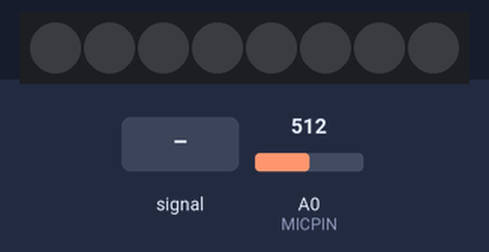
Recording of a sketch running on a simulated ATtiny85, built with avr-gcc and run on an emulated ATtiny85. Shown: 8 RGB LEDs in strip order, left to right. The inputs (shaded band) are chosen by the test bench; at power-on: A0 (MICPIN) = 512.

Above: at 1.2 s.
1.3 s: A0 (MICPIN) fed a 200 Hz sine of ±81 counts around its level
At 1.52 s:
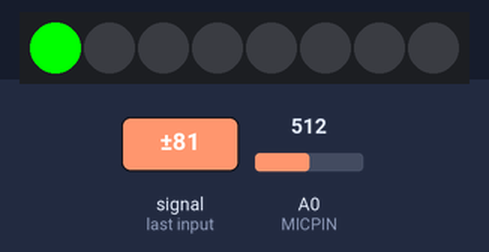
3.2 s: A0 (MICPIN) fed a 1000 Hz sine of ±255 counts around its level
5.3 s: A0 (MICPIN) set to 716
At 6.4 s:
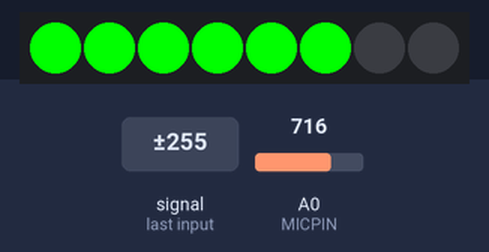
6.8 s: A0 (MICPIN) fed a 2 Hz sine of ±306 counts around its level
At 7.19 s:
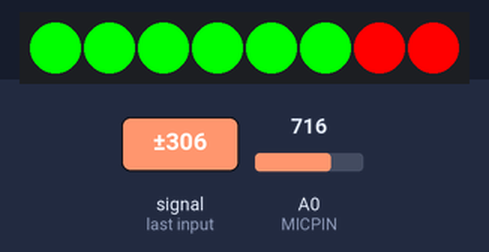
9.8 s: A0 (MICPIN) set to 900
11.3 s: A0 (MICPIN) set to 965
12.8 s: A0 (MICPIN) set to 984
At 14.2 s:
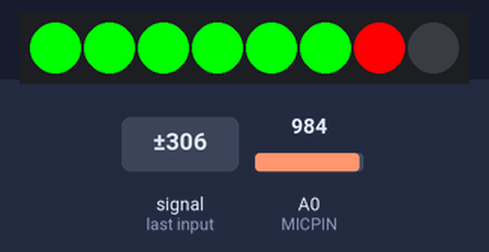
Timing chart, 0 to 15.3 s (numbered marks = the images above; inputs shaded):
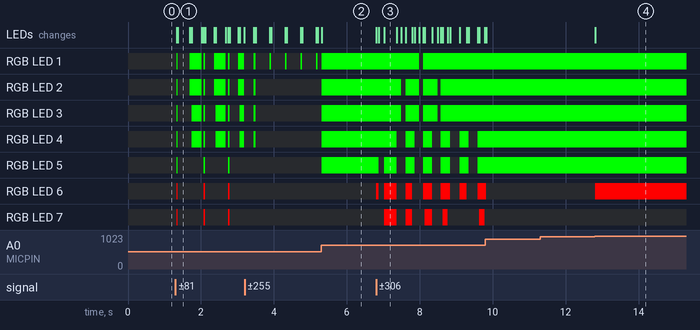

Measured:
- the behaviour switches between 974 and 975 on A0 (MICPIN) (found by bisection; images 3 and 4)
- after the input at 1.3 s, RGB LED 5: alternates RGB(0, 255, 0) for 0.04 s and off for 0.67 s, starting at once; RGB LED 6, RGB LED 7: alternates RGB(255, 0, 0) for 0.04 s and off for 0.67 s, starting at once; the LEDs: first change at once (image 1 shows a later state)
- after the input at 6.8 s, RGB LED 1: RGB(0, 255, 0) → off after 1.2 s, → RGB(0, 255, 0) 0.11 s later; RGB LED 2: alternates RGB(0, 255, 0) for 0.38 s and off for 0.11 s, 6 changes in all, then stays RGB(0, 255, 0), starting after 0.69 s
- after the input at 11.3 s, every drawn part: stays the same
- after the input at 12.8 s, RGB LED 6: off → RGB(255, 0, 0) at once; the LEDs: change at once (image 4)

The sketch:

avr_neopixel_volumebar.ino
```cpp
/*
 attiny85 powered neopixel volume bar

 Requires Adafruit NeoPixel Library: https://github.com/adafruit/Adafruit_NeoPixel
 attiny85: https://www.aliexpress.com/item/Digispark-Kickstarter-USB-Development-Board-for-arduino-NEW/32279051124.html
 DFPlayer Mini: https://www.aliexpress.com/item/DFPlayer-Mini-MP3-Player-Module-for-Arduino/32477796921.html
 Microphone:  https://www.aliexpress.com/item/Wholesale-Sound-Detection-Sensor-Module-Sound-Sensor-Intelligent-Vehicle-For-Arduino/1540010132.html
 NeoPixel Bar: https://www.aliexpress.com/item/WS2812-5050-8Bit-Board-Full-color-RGB-LED-Bar-for-Arduino-Developer/32704874557.html
 GPL v3
*/

#include <Adafruit_NeoPixel.h>

#define MICPIN         A0
#define NEOPIXELPIN    2
#define NUMPIXELS      8

int peakhigh = 0;
int peaklow = 1023;
int peak = 0;
int threshold = 0;
int lvl = 0;

Adafruit_NeoPixel pixels = Adafruit_NeoPixel(NUMPIXELS, NEOPIXELPIN, NEO_GRB + NEO_KHZ800);


void setup(){
  //Serial.begin(9600);
  pixels.begin(); // This initializes the NeoPixel library.
}

void loop(){
  peak = 0;
  lvl = 0;
  peak = analogRead(MICPIN);

  if(peak > peakhigh){
    peakhigh = peak;
  }

  if(peak < peaklow){
    peaklow = peak;
  }

  threshold = ((peakhigh - peaklow) / 2) + peaklow;

  if(peak >= threshold){
    lvl = map(peak, threshold, peakhigh, 0, 8);
  }
  else{
    lvl = map(peak, peaklow, threshold, 0, 8);
  }


  /*
  Serial.print(peak);
  Serial.print(", ");
  Serial.print(treshhold);
  Serial.print(", ");
  Serial.print(peaklow);
  Serial.print(", ");
  Serial.print(peakhigh);
  Serial.print(", ");
  Serial.println(lvl);
  */


  for(int i=0;i<lvl;i++){
    if(i < 4)
      pixels.setPixelColor(i, pixels.Color(0, 0, 255)); // green
    if(i < 6)
      pixels.setPixelColor(i, pixels.Color(0, 255, 0)); // yellow
    else
      pixels.setPixelColor(i, pixels.Color(255, 0, 0)); // red
  }
  for(int i=NUMPIXELS;i>lvl;i--){
    pixels.setPixelColor(i, 0);
  }
  pixels.show(); // This sends the updated pixel color to the hardware.
  delay(20);
}
```
